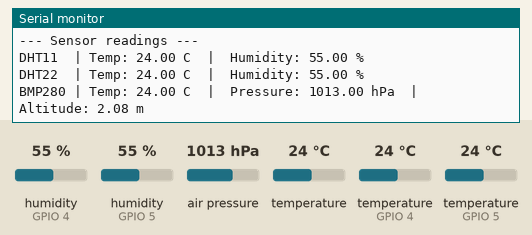
Bench run of a sketch on a simulated ESP32-C6. On the bench: the last lines printed to the serial monitor. The inputs (shaded band) are chosen by the test bench; at power-on: humidity (sensors on GPIO 4, GPIO 5) 55 %, air pressure 1013 hPa, temperature 24 °C, temperature (sensors on GPIO 4, GPIO 5) 24 °C.

Above: at 2.2 s.
2.3 s: humidity (sensor on GPIO 4) set to 22 %
At 3.6 s:
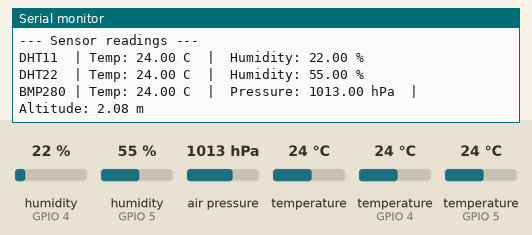
3.8 s: humidity (sensor on GPIO 5) set to 22 %
At 5.2 s:
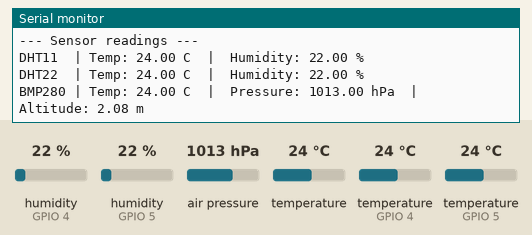
5.3 s: air pressure set to 952 hPa
6.8 s: temperature (sensor 0) set to 12 °C
At 8.0 s:
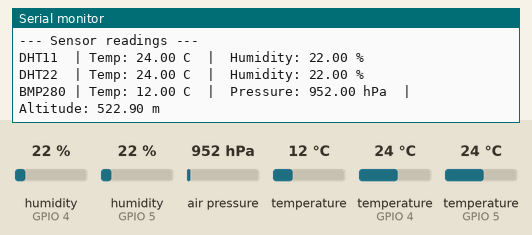
8.3 s: temperature (sensor on GPIO 4) set to 12 °C
At 9.6 s:
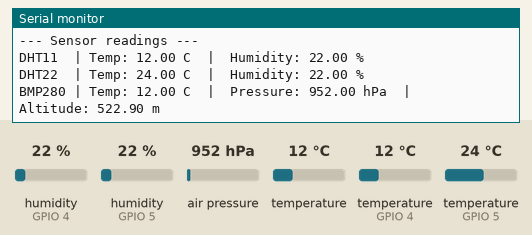
9.8 s: temperature (sensor on GPIO 5) set to 12 °C
At 11.8 s:
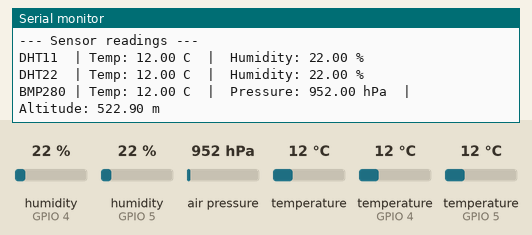

The sketch:

esp32c5_code.ino
```cpp
#include <Wire.h>
#include <Adafruit_Sensor.h>
#include <Adafruit_BMP280.h>
#include "DHT.h"

// XIAO ESP32-C5 I2C: D4 = SDA (GPIO23), D5 = SCL (GPIO24)
#define I2C_SDA D4
#define I2C_SCL D5

// DHT data pins (single-wire, needs 4.7k–10k pull-up to 3V3)
#define DHTPIN11 D2   // GPIO25
#define DHTPIN22 D3   // GPIO7
#define DHTTYPE11 DHT11
#define DHTTYPE22 DHT22

#define SEALEVELPRESSURE_HPA (1013.25)

DHT dht11(DHTPIN11, DHTTYPE11);
DHT dht22(DHTPIN22, DHTTYPE22);
Adafruit_BMP280 bmp;

void setup() {
  Serial.begin(115200);
  delay(1000);

  dht11.begin();
  dht22.begin();

  Wire.begin(I2C_SDA, I2C_SCL);

  if (!bmp.begin(0x76)) {
    if (!bmp.begin(0x77)) {
      Serial.println("BMP280 not found! Check wiring (SDA=D4, SCL=D5).");
      while (1) {
        delay(10);
      }
    }
  }

  Serial.println("BMP280, DHT11, DHT22 ready.");
}

void loop() {
  float dht11Humidity = dht11.readHumidity();
  float dht11Temperature = dht11.readTemperature();
  float dht22Humidity = dht22.readHumidity();
  float dht22Temperature = dht22.readTemperature();

  float bmpTemperature = bmp.readTemperature();
  float bmpPressure = bmp.readPressure() / 100.0F;
  float bmpAltitude = bmp.readAltitude(SEALEVELPRESSURE_HPA);

  Serial.println("--- Sensor readings ---");

  if (isnan(dht11Humidity) || isnan(dht11Temperature)) {
    Serial.println("DHT11: read failed");
  } else {
    Serial.print("DHT11  | Temp: ");
    Serial.print(dht11Temperature);
    Serial.print(" C  |  Humidity: ");
    Serial.print(dht11Humidity);
    Serial.println(" %");
  }

  if (isnan(dht22Humidity) || isnan(dht22Temperature)) {
    Serial.println("DHT22: read failed");
  } else {
    Serial.print("DHT22  | Temp: ");
    Serial.print(dht22Temperature);
    Serial.print(" C  |  Humidity: ");
    Serial.print(dht22Humidity);
    Serial.println(" %");
  }

  Serial.print("BMP280 | Temp: ");
  Serial.print(bmpTemperature);
  Serial.print(" C  |  Pressure: ");
  Serial.print(bmpPressure);
  Serial.print(" hPa  |  Altitude: ");
  Serial.print(bmpAltitude);
  Serial.println(" m");

  delay(2000);
}
```

Measured:
- after the input at 2.3 s, the serial monitor: prints a new line after 0.77 s (image 1)
- after the input at 3.8 s, the serial monitor: prints a new line after 1.3 s (image 2)
- after the input at 6.8 s, the serial monitor: prints a new line after 0.36 s (image 3)
- after the input at 8.3 s, the serial monitor: prints a new line after 0.90 s (image 4)
- after the input at 9.8 s, the serial monitor: prints a new line after 1.4 s (image 5)
